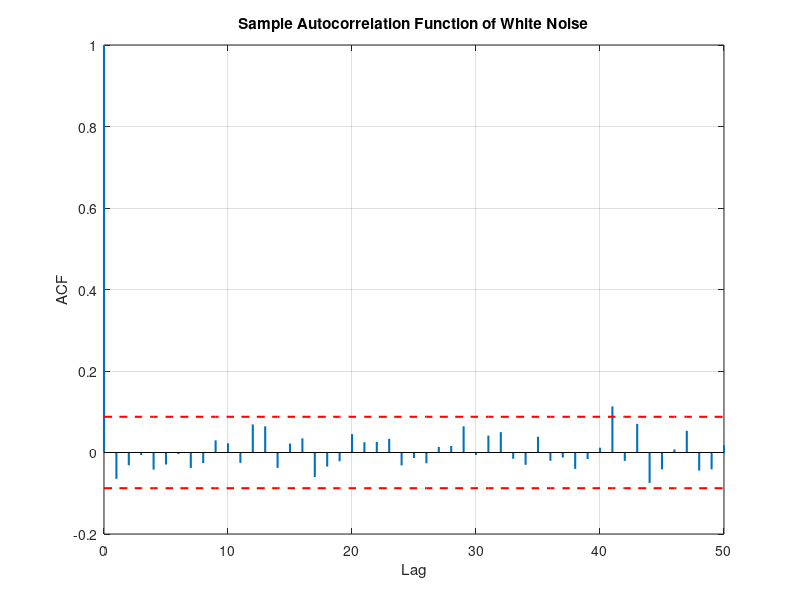

MATLAB code for this plot:
% Set the number of time steps
tsteps = 500;

% Generate white noise sequence (mean 0, variance 1)
wn = randn(tsteps, 1);

% Compute the sample ACF with normalization
[acf, lags] = xcorr(wn, 'coeff');

% Extract non-negative lags only
non_neg_lags = lags >= 0;
acf = acf(non_neg_lags);
lags = lags(non_neg_lags);

% Calculate 95% confidence interval bounds
conf = 1.96 / sqrt(tsteps);

% Plot the ACF
figure;
stem(lags, acf, 'Marker', 'none', 'LineWidth', 1.5);
hold on;
plot(lags, conf * ones(size(lags)), '--r', 'LineWidth', 1.5);
plot(lags, -conf * ones(size(lags)), '--r', 'LineWidth', 1.5);
xlabel('Lag');
ylabel('ACF');
title('Sample Autocorrelation Function of White Noise');
xlim([0, 50]); % Display up to lag 50 for clarity
grid on;
hold off;

% Check how many lags exceed the confidence interval
num_violations = sum(abs(acf(2:end)) > conf); % Exclude lag 0
expected_violations = 0.05 * (length(acf) - 1);

fprintf('Number of lags outside 95%% confidence interval: %d\n', num_violations);
fprintf('Expected approximate number of violations: %.1f\n', expected_violations);